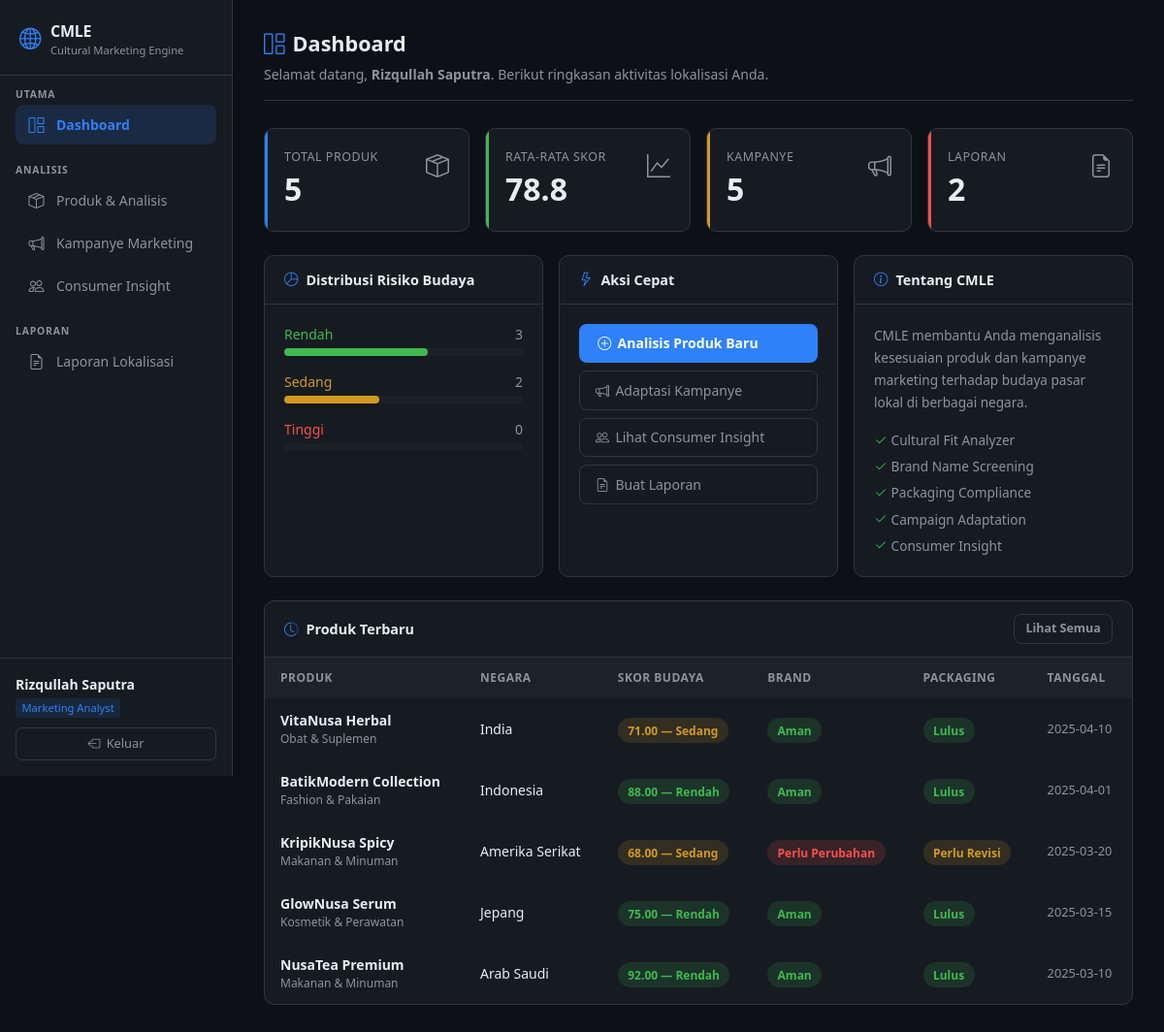
Screenshot of /pages/dashboard.php (signed in) with the database file from the repository.
### tables this page shows
CREATE TABLE produk (
    produk_id        INT AUTO_INCREMENT PRIMARY KEY,
    user_id          INT NOT NULL,
    negara_id        INT NOT NULL,
    nama_produk      VARCHAR(150) NOT NULL,
    kategori_produk  VARCHAR(80)  NOT NULL,
    deskripsi_produk TEXT NOT NULL,
    tanggal_input    DATE NOT NULL DEFAULT '2025-01-01',
    FOREIGN KEY (user_id)   REFERENCES pengguna(user_id) ON DELETE CASCADE,
    FOREIGN KEY (negara_id) REFERENCES negara(negara_id) ON DELETE RESTRICT
);

CREATE TABLE negara (
    negara_id        INT AUTO_INCREMENT PRIMARY KEY,
    nama_negara      VARCHAR(100) NOT NULL,
    kode_negara      VARCHAR(5)   NOT NULL UNIQUE,
    bahasa_utama     VARCHAR(50)  NOT NULL,
    region           VARCHAR(50)  NOT NULL,
    parameter_budaya JSON
);

CREATE TABLE analisis_budaya (
    analisis_id      INT AUTO_INCREMENT PRIMARY KEY,
    produk_id        INT NOT NULL UNIQUE,
    skor_kesesuaian  DECIMAL(5,2) NOT NULL DEFAULT 0.00,
    tingkat_risiko   ENUM('Rendah','Sedang','Tinggi') NOT NULL,
    catatan_budaya   TEXT,
    tanggal_analisis DATE NOT NULL DEFAULT '2025-01-01',
    FOREIGN KEY (produk_id) REFERENCES produk(produk_id) ON DELETE CASCADE
);

CREATE TABLE merek (
    merek_id          INT AUTO_INCREMENT PRIMARY KEY,
    produk_id         INT NOT NULL UNIQUE,
    nama_merek        VARCHAR(150) NOT NULL,
    status_screening  ENUM('Aman','Berisiko','Perlu Perubahan') NOT NULL,
    rekomendasi_merek TEXT,
    FOREIGN KEY (produk_id) REFERENCES produk(produk_id) ON DELETE CASCADE
);

CREATE TABLE packaging (
    packaging_id      INT AUTO_INCREMENT PRIMARY KEY,
    produk_id         INT NOT NULL UNIQUE,
    jenis_kemasan     VARCHAR(100) NOT NULL,
    status_compliance ENUM('Lulus','Perlu Revisi','Tidak Lulus') NOT NULL,
    catatan_regulasi  TEXT,
    FOREIGN KEY (produk_id) REFERENCES produk(produk_id) ON DELETE CASCADE
);

### config/session.php (called while the page is built, shortened)
<?php
function currentUser(): array {
    return [
        'id'    => $_SESSION['user_id']   ?? null,
        'nama'  => $_SESSION['nama']      ?? '',
        'email' => $_SESSION['email']     ?? '',
        'role'  => $_SESSION['role']      ?? '',
    ];
}

### pages/dashboard.php (the view, shortened to what this page needs)
<?php
require_once '../config/session.php';
require_once '../config/db.php';
$user = currentUser();
$totalProduk   = $conn->query("SELECT COUNT(*) as c FROM produk WHERE user_id = {$user['id']}")->fetch_assoc()['c'];
$totalLaporan  = $conn->query("SELECT COUNT(*) as c FROM laporan WHERE user_id = {$user['id']}")->fetch_assoc()['c'];
$totalKampanye = $conn->query("SELECT COUNT(*) as c FROM kampanye k JOIN produk p ON k.produk_id = p.produk_id WHERE p.user_id = {$user['id']}")->fetch_assoc()['c'];
$avgSkor       = $conn->query("SELECT AVG(ab.skor_kesesuaian) as avg FROM analisis_budaya ab JOIN produk p ON ab.produk_id = p.produk_id WHERE p.user_id = {$user['id']}")->fetch_assoc()['avg'];
$produkTerbaru = $conn->query(
    "SELECT p.nama_produk, p.kategori_produk, n.nama_negara,
            ab.skor_kesesuaian, ab.tingkat_risiko,
            m.status_screening, pk.status_compliance, p.tanggal_input
     FROM produk p
     JOIN negara n ON p.negara_id = n.negara_id
     LEFT JOIN analisis_budaya ab ON p.produk_id = ab.produk_id
     LEFT JOIN merek m ON p.produk_id = m.produk_id
     LEFT JOIN packaging pk ON p.produk_id = pk.produk_id
     WHERE p.user_id = {$user['id']}
     ORDER BY p.tanggal_input DESC LIMIT 5"
)->fetch_all(MYSQLI_ASSOC);
$risikoCount = $conn->query(
    "SELECT ab.tingkat_risiko, COUNT(*) as c
     FROM analisis_budaya ab
     JOIN produk p ON ab.produk_id = p.produk_id
     WHERE p.user_id = {$user['id']}
     GROUP BY ab.tingkat_risiko"
)->fetch_all(MYSQLI_ASSOC);
$risikoMap = ['Rendah' => 0, 'Sedang' => 0, 'Tinggi' => 0];
foreach ($risikoCount as $r) $risikoMap[$r['tingkat_risiko']] = $r['c'];
include '../includes/header.php';
?>
<div class="page-header">
  <h1><i class="bi bi-grid-1x2 me-2" style="color:var(--accent)"></i>Dashboard</h1>
  <p>Selamat datang, <strong><?= htmlspecialchars($user['nama']) ?></strong>. Berikut ringkasan aktivitas lokalisasi Anda.</p>
</div>
<div class="row g-3 mb-4">
  <div class="col-md-3 col-6">
    <div class="stat-card">
      <div class="d-flex justify-content-between align-items-start">
        <div>
          <div class="stat-label">Total Produk</div>
          <div class="stat-value"><?= $totalProduk ?></div>
        </div>
        <div class="stat-icon"><i class="bi bi-box-seam"></i></div>
      </div>
    </div>
  </div>
  <div class="col-md-3 col-6">
    <div class="stat-card success">
      <div class="d-flex justify-content-between align-items-start">
        <div>
          <div class="stat-label">Rata-rata Skor</div>
          <div class="stat-value"><?= $avgSkor ? round($avgSkor,1) : '–' ?></div>
        </div>
        <div class="stat-icon"><i class="bi bi-graph-up"></i></div>
      </div>
    </div>
  </div>
  <div class="col-md-3 col-6">
    <div class="stat-card warning">
      <div class="d-flex justify-content-between align-items-start">
        <div>
          <div class="stat-label">Kampanye</div>
          <div class="stat-value"><?= $totalKampanye ?></div>
        </div>
        <div class="stat-icon"><i class="bi bi-megaphone"></i></div>
      </div>
    </div>
  </div>
  <div class="col-md-3 col-6">
    <div class="stat-card danger">
      <div class="d-flex justify-content-between align-items-start">
        <div>
          <div class="stat-label">Laporan</div>
          <div class="stat-value"><?= $totalLaporan ?></div>
        </div>
        <div class="stat-icon"><i class="bi bi-file-earmark-text"></i></div>
      </div>
    </div>
  </div>
</div>
<div class="row g-3 mb-4">
  <div class="col-md-4">
    <div class="card-dark h-100">
      <div class="card-header-dark"><i class="bi bi-pie-chart" style="color:var(--accent)"></i> Distribusi Risiko Budaya</div>
      <div class="card-body-dark">
        <div class="mb-3">
          <div class="d-flex justify-content-between mb-1">
            <small style="color:var(--success)">Rendah</small>
            <small style="color:var(--text-muted)"><?= $risikoMap['Rendah'] ?></small>
          </div>
          <div style="background:var(--bg-input);border-radius:4px;height:8px;">
            <div style="background:var(--success);height:100%;border-radius:4px;width:<?= $totalProduk ? ($risikoMap['Rendah']/$totalProduk*100) : 0 ?>%"></div>
          </div>
        </div>
        <div class="mb-3">
          <div class="d-flex justify-content-between mb-1">
            <small style="color:var(--warning)">Sedang</small>
            <small style="color:var(--text-muted)"><?= $risikoMap['Sedang'] ?></small>
          </div>
          <div style="background:var(--bg-input);border-radius:4px;height:8px;">
            <div style="background:var(--warning);height:100%;border-radius:4px;width:<?= $totalProduk ? ($risikoMap['Sedang']/$totalProduk*100) : 0 ?>%"></div>
          </div>
        </div>
        <div class="mb-2">
          <div class="d-flex justify-content-between mb-1">
            <small style="color:var(--danger)">Tinggi</small>
            <small style="color:var(--text-muted)"><?= $risikoMap['Tinggi'] ?></small>
          </div>
          <div style="background:var(--bg-input);border-radius:4px;height:8px;">
          </div>
        </div>
      </div>
    </div>
  </div>
  <div class="col-md-4">
    <div class="card-dark h-100">
      <div class="card-header-dark"><i class="bi bi-lightning" style="color:var(--accent)"></i> Aksi Cepat</div>
      <div class="card-body-dark d-flex flex-column gap-2">
        <a href="produk.php?action=tambah" class="btn-primary-custom">
          <i class="bi bi-plus-circle"></i> Analisis Produk Baru
        </a>
        <a href="kampanye.php?action=tambah" class="btn-outline-custom">
          <i class="bi bi-megaphone"></i> Adaptasi Kampanye
        </a>
        <a href="consumer.php" class="btn-outline-custom">
          <i class="bi bi-people"></i> Lihat Consumer Insight
        </a>
        <a href="laporan.php" class="btn-outline-custom">
          <i class="bi bi-file-earmark-text"></i> Buat Laporan
        </a>
      </div>
    </div>
  </div>
  <div class="col-md-4">
    <div class="card-dark h-100">
      <div class="card-header-dark"><i class="bi bi-info-circle" style="color:var(--accent)"></i> Tentang CMLE</div>
      <div class="card-body-dark" style="font-size:.85rem;color:var(--text-muted);line-height:1.7">
        <p>CMLE membantu Anda menganalisis kesesuaian produk dan kampanye marketing terhadap budaya pasar lokal di berbagai negara.</p>
        <div class="d-flex flex-column gap-1 mt-2">
          <span><i class="bi bi-check2 me-1" style="color:var(--success)"></i>Cultural Fit Analyzer</span>
          <span><i class="bi bi-check2 me-1" style="color:var(--success)"></i>Brand Name Screening</span>
          <span><i class="bi bi-check2 me-1" style="color:var(--success)"></i>Packaging Compliance</span>
          <span><i class="bi bi-check2 me-1" style="color:var(--success)"></i>Campaign Adaptation</span>
          <span><i class="bi bi-check2 me-1" style="color:var(--success)"></i>Consumer Insight</span>
        </div>
      </div>
    </div>
  </div>
</div>
<div class="card-dark">
  <div class="card-header-dark">
    <i class="bi bi-clock-history" style="color:var(--accent)"></i> Produk Terbaru
    <a href="produk.php" class="btn-outline-custom ms-auto" style="font-size:.78rem;padding:.3rem .7rem">Lihat Semua</a>
  </div>
  <div style="overflow-x:auto">
  <table class="table-dark-custom">
    <thead>
      <tr>
        <th>Produk</th><th>Negara</th><th>Skor Budaya</th>
        <th>Brand</th><th>Packaging</th><th>Tanggal</th>
      </tr>
    </thead>
    <tbody>
    <?php if (empty($produkTerbaru)): ?>
      <tr><td colspan="6" style="text-align:center;color:var(--text-muted);padding:2rem">
        Belum ada produk. <a href="produk.php?action=tambah" style="color:var(--accent)">Tambah sekarang</a>
      </td></tr>
    <?php else: foreach ($produkTerbaru as $p): ?>
      <tr>
        <td>
          <div style="font-weight:600"><?= htmlspecialchars($p['nama_produk']) ?></div>
          <div style="font-size:.75rem;color:var(--text-muted)"><?= htmlspecialchars($p['kategori_produk']) ?></div>
        </td>
        <td><?= htmlspecialchars($p['nama_negara']) ?></td>
        <td>
          <?php if ($p['skor_kesesuaian']): ?>
            <span class="badge-risiko badge-<?= strtolower($p['tingkat_risiko']) ?>">
              <?= $p['skor_kesesuaian'] ?> — <?= $p['tingkat_risiko'] ?>
            </span>
          <?php else: ?>
            <span style="color:var(--text-muted);font-size:.8rem">Belum dianalisis</span>
          <?php endif; ?>
        </td>
        <td>
          <?php if ($p['status_screening']): ?>
            <span class="badge-risiko badge-<?= $p['status_screening']==='Aman'?'aman':'berisiko' ?>">
              <?= $p['status_screening'] ?>
            </span>
          <?php else: ?><span style="color:var(--text-muted);font-size:.8rem">–</span>
          <?php endif; ?>
        </td>
        <td>
          <?php if ($p['status_compliance']): ?>
            <span class="badge-risiko badge-<?= $p['status_compliance']==='Lulus'?'lulus':($p['status_compliance']==='Perlu Revisi'?'perlu':'berisiko') ?>">
              <?= $p['status_compliance'] ?>
            </span>
          <?php else: ?><span style="color:var(--text-muted);font-size:.8rem">–</span>
          <?php endif; ?>
        </td>
        <td style="color:var(--text-muted);font-size:.8rem"><?= $p['tanggal_input'] ?></td>
      </tr>
    <?php endforeach; endif; ?>
    </tbody>
  </table>
  </div>
</div>
<?php include '../includes/footer.php'; ?>

### includes/header.php (style rules this page uses)
:root { --bg-dark: #0d1117; --bg-card: #161b22; --bg-input: #1c2128; --bg-sidebar:#0d1117; --accent: #2f81f7; --accent-glow: rgba(47,129,247,0.12); --text-main: #e6edf3; --text-muted:#8b949e; --border: #30363d; --success: #3fb950; --warning: #d29922; --danger: #f85149; --sidebar-w: 240px; }
* { box-sizing: border-box; }
body { background: var(--bg-dark); color: var(--text-main); font-family: 'Segoe UI', system-ui, sans-serif; margin: 0; min-height: 100vh; }
.page-header { margin-bottom: 1.75rem; padding-bottom: 1rem; border-bottom: 1px solid var(--border); }
.page-header h1 { font-size: 1.35rem; font-weight: 700; }
.page-header p { color: var(--text-muted); font-size: .875rem; margin: .25rem 0 0; }
.card-dark { background: var(--bg-card); border: 1px solid var(--border); border-radius: 10px; }
.card-dark .card-header-dark { padding: .85rem 1.25rem; border-bottom: 1px solid var(--border); font-weight: 600; font-size: .9rem; display: flex; align-items: center; gap: .5rem; }
.card-dark .card-body-dark { padding: 1.25rem; }
.stat-card { background: var(--bg-card); border: 1px solid var(--border); border-radius: 10px; padding: 1.25rem; position: relative; overflow: hidden; }
.stat-card::before { content: ''; position: absolute; top: 0; left: 0; width: 3px; height: 100%; background: var(--accent); }
.stat-card.success::before { background: var(--success); }
.stat-card.warning::before { background: var(--warning); }
.stat-card.danger::before { background: var(--danger); }
.stat-label { color: var(--text-muted); font-size: .78rem; text-transform: uppercase; letter-spacing: .5px; }
.stat-value { font-size: 2rem; font-weight: 700; line-height: 1.2; margin: .25rem 0; }
.stat-icon { font-size: 1.5rem; color: var(--text-muted); }
.badge-risiko { padding: .3rem .65rem; border-radius: 20px; font-size: .75rem; font-weight: 600; }
.badge-rendah { background: rgba(63,185,80,.15); color: var(--success); }
.badge-sedang { background: rgba(210,153,34,.15); color: var(--warning); }
.badge-aman { background: rgba(63,185,80,.15); color: var(--success); }
.badge-lulus { background: rgba(63,185,80,.15); color: var(--success); }
.badge-berisiko { background: rgba(248,81,73,.15); color: var(--danger); }
.badge-perlu { background: rgba(210,153,34,.15); color: var(--warning); }
.table-dark-custom { color: var(--text-main); border-color: var(--border); font-size: .875rem; width: 100%; }
.table-dark-custom thead th { background: rgba(255,255,255,.03); border-color: var(--border); color: var(--text-muted); font-size: .75rem; font-weight: 600; text-transform: uppercase; letter-spacing: .5px; padding: .75rem 1rem; }
.table-dark-custom tbody td { border-color: var(--border); padding: .75rem 1rem; vertical-align: middle; }
.btn-primary-custom { background: var(--accent); border: none; color: #fff; border-radius: 8px; padding: .6rem 1.2rem; font-weight: 600; font-size: .875rem; cursor: pointer; transition: opacity .2s; text-decoration: none; display: inline-flex; align-items: center; gap: .4rem; }
.btn-outline-custom { background: transparent; border: 1px solid var(--border); color: var(--text-muted); border-radius: 8px; padding: .55rem 1rem; font-size: .875rem; cursor: pointer; transition: all .15s; text-decoration: none; display: inline-flex; align-items: center; gap: .4rem; }

### rows the page displays
produk: nama_produk "VitaNusa Herbal", kategori_produk "Obat & Suplemen", negara.nama_negara "India", analisis_budaya.skor_kesesuaian "71.00", analisis_budaya.tingkat_risiko "Sedang", merek.status_screening "Aman", packaging.status_compliance "Lulus", tanggal_input "2025-04-10"
produk: nama_produk "BatikModern Collection", kategori_produk "Fashion & Pakaian", negara.nama_negara "Indonesia", analisis_budaya.skor_kesesuaian "88.00", analisis_budaya.tingkat_risiko "Rendah", merek.status_screening "Aman", packaging.status_compliance "Lulus", tanggal_input "2025-04-01"
produk: nama_produk "KripikNusa Spicy", kategori_produk "Makanan & Minuman", negara.nama_negara "Amerika Serikat", analisis_budaya.skor_kesesuaian "68.00", analisis_budaya.tingkat_risiko "Sedang", merek.status_screening "Perlu Perubahan", packaging.status_compliance "Perlu Revisi", tanggal_input "2025-03-20"
produk: nama_produk "GlowNusa Serum", kategori_produk "Kosmetik & Perawatan", negara.nama_negara "Jepang", analisis_budaya.skor_kesesuaian "75.00", analisis_budaya.tingkat_risiko "Rendah", merek.status_screening "Aman", packaging.status_compliance "Lulus", tanggal_input "2025-03-15"
produk: nama_produk "NusaTea Premium", kategori_produk "Makanan & Minuman", negara.nama_negara "Arab Saudi", analisis_budaya.skor_kesesuaian "92.00", analisis_budaya.tingkat_risiko "Rendah", merek.status_screening "Aman", packaging.status_compliance "Lulus", tanggal_input "2025-03-10"

### other values shown
$user['nama'] "Rizqullah Saputra"
str_replace('_',' ', $user['role']) "Marketing Analyst"
$totalProduk "5"
$avgSkor "78.8"
$totalKampanye "5"
$totalLaporan "2"
$risikoMap['Rendah'] "3"
$risikoMap['Sedang'] "2"
$risikoMap['Tinggi'] "0"
